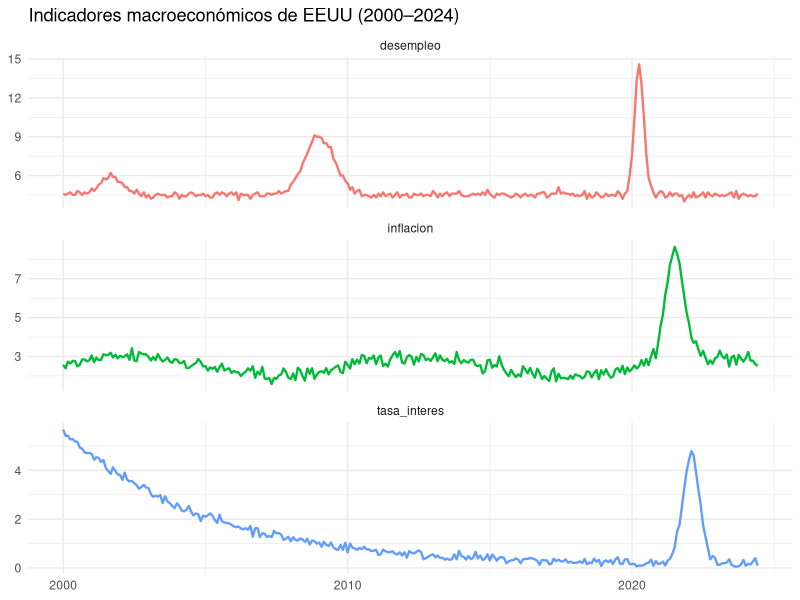
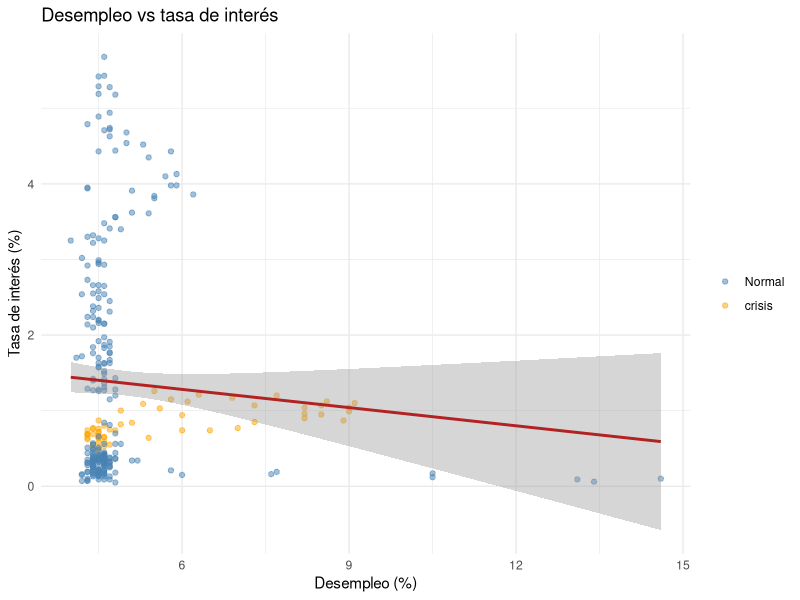
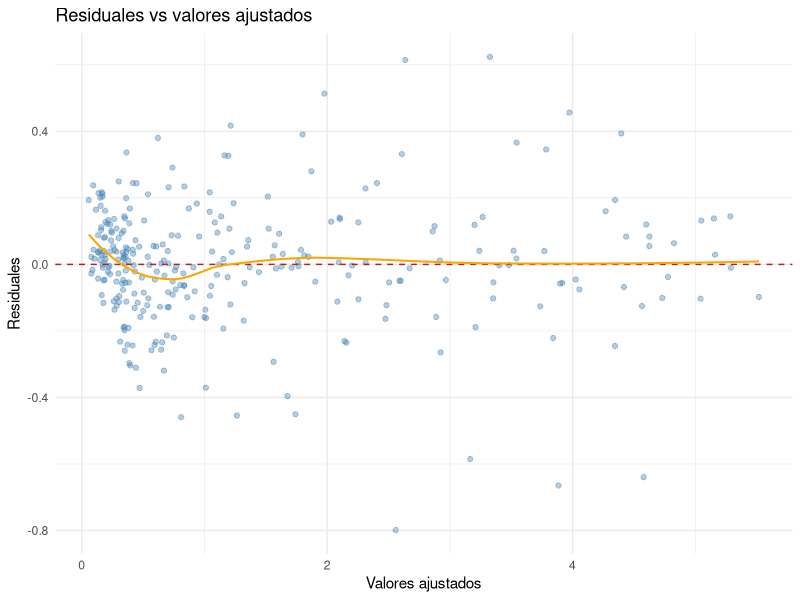
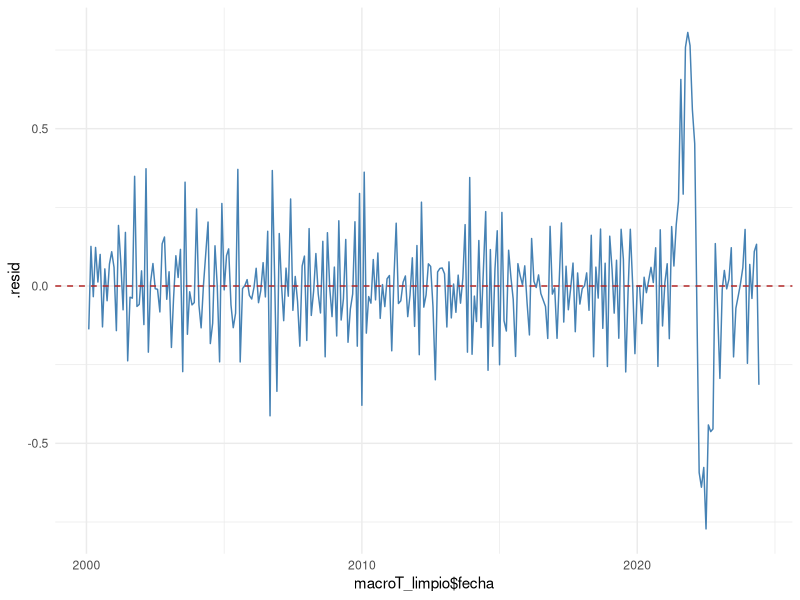

Source code (R) for these figures, in order:
## ---- chunk 1
knitr::opts_chunk$set(echo = TRUE, warning = FALSE, message = FALSE, comment = "##")
## ---- chunk 2
library(tidyverse)
library(broom)
library(dplyr)
library(tidyr)
## ---- chunk 3
macroT <- read_csv("fred_macro.csv") %>%
  mutate(fecha = as.Date(fecha))
glimpse(macroT)
## ---- chunk 4
macroT %>%
  summarise(across(everything(), ~ sum(is.na(.))))
## ---- chunk 5
macroT <- macroT %>%
  mutate(
    tasa_lag1 = lag(tasa_interes, 1),
    desempleo_lag1 = lag(desempleo, 1),
    crisis       = desempleo > 7.5
  )

head(macroT, 8)
## ---- chunk 6
crisis_financiera <- macroT %>%
  filter(fecha >= "2008-01-01" & fecha <= "2012-12-31")
nrow(crisis_financiera)
## ---- chunk 7
macroT %>%
  select(fecha, desempleo, inflacion, tasa_interes) %>%
  pivot_longer(-fecha, names_to = "serie", values_to = "valor") %>%
  ggplot(aes(x = fecha, y = valor, color = serie)) +
  geom_line(linewidth = 0.8) +
  facet_wrap(~ serie, scales = "free_y", ncol = 1) +
  labs(title = "Indicadores macroeconómicos de EEUU (2000–2024)",
       x = NULL, y = NULL) +
  theme_minimal() +
  theme(legend.position = "none")
## ---- chunk 8
macroT <- macroT %>%
  mutate(
    crisis_financiera = fecha >= "2008-01-01" &
                        fecha <= "2012-12-31"
  )
macroT %>%  
  ggplot(aes(x = desempleo, y = tasa_interes)) +
  geom_point(aes(color = crisis_financiera), alpha = 0.5) +
  geom_smooth(method = "lm", se = TRUE, color = "firebrick") +
  scale_color_manual(values = c("FALSE" = "steelblue", "TRUE" = "orange"),
                     labels = c("Normal", "crisis")) +
  labs(title = "Desempleo vs tasa de interés",
       x = "Desempleo (%)", y = "Tasa de interés (%)",
       color = NULL) +
  theme_minimal()
## ---- chunk 9
modelo_simple <- lm(tasa_interes ~ inflacion, 
                    data = macroT)
## ---- chunk 10
summary(modelo_simple)
## ---- chunk 11
m1 <- lm (tasa_interes ~ desempleo, data = macroT)
m2 <- lm (tasa_interes ~ desempleo + inflacion, data = macroT)
m3 <- lm (tasa_interes ~ desempleo + inflacion + tasa_lag1, data = macroT)
## ---- chunk 12
list(m1, m2, m3) %>%
  map(glance) %>%
  bind_rows(.id = "modelo") %>%
  select(modelo, r.squared, adj.r.squared, AIC)
## ---- chunk 13
tidy(m3) %>%
  filter(p.value < 0.5)

## ---- chunk 14
augment(m3) %>%
  ggplot(aes(x = .fitted, y = .resid)) +
  geom_point(alpha = 0.4, color = "steelblue") +
  geom_hline(yintercept = 0, linetype = "dashed", color = "firebrick") +
  geom_smooth(se = FALSE, color = "orange", linewidth = 0.7) +
  labs(title = "Residuales vs valores ajustados",
       x = "Valores ajustados", y = "Residuales") +
  theme_minimal()
## ---- chunk 15
names(macroT)
## ---- chunk 16
macroT_limpio <- macroT %>%
  drop_na(tasa_lag1, tasa_interes, fecha)

m3 <- lm(tasa_interes ~ tasa_lag1, data = macroT_limpio)

augment(m3) %>%
  ggplot(aes(x = macroT_limpio$fecha, y = .resid)) +
  geom_line(color = "steelblue") +
  geom_hline(yintercept = 0, linetype = "dashed", color = "firebrick") +
  theme_minimal()
## ---- chunk 17
macro_crisis <- macroT_limpio %>%
  filter(crisis_financiera == 1)

m3_crisis <- lm(tasa_interes ~ tasa_lag1, data = macro_crisis)

list(completo = m3,
     crisis = m3_crisis) %>%
  map(glance) %>%
  bind_rows(.id = "modelo") %>%
  select(modelo, r.squared, AIC)
